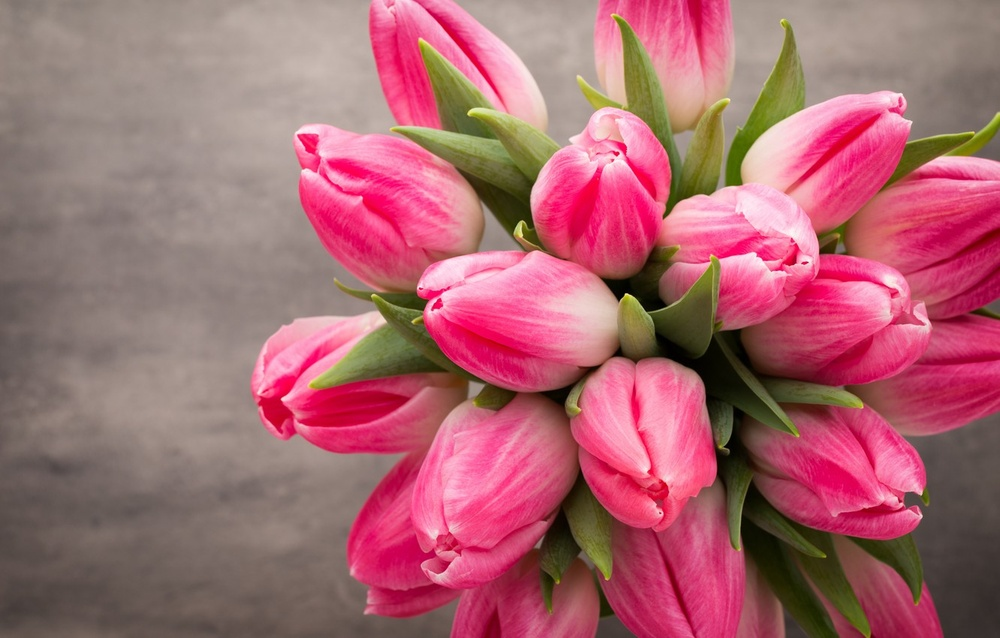
#> input picture 4.jpg, 1000 x 638 px, shrunk from 1332 x 850 before the run, found by its file name
$ python picture.py
#> lines starting #> are read from the running program, lines starting #| are printed output that depends on the picture
import cv2
import numpy as np

# Ganti mode baca menjadi cv2.IMREAD_GRAYSCALE
demo = cv2.imread("C:\\Users\\Mahesa Agung Sejati\\Pictures\\SKD\\4.jpg", cv2.IMREAD_GRAYSCALE)
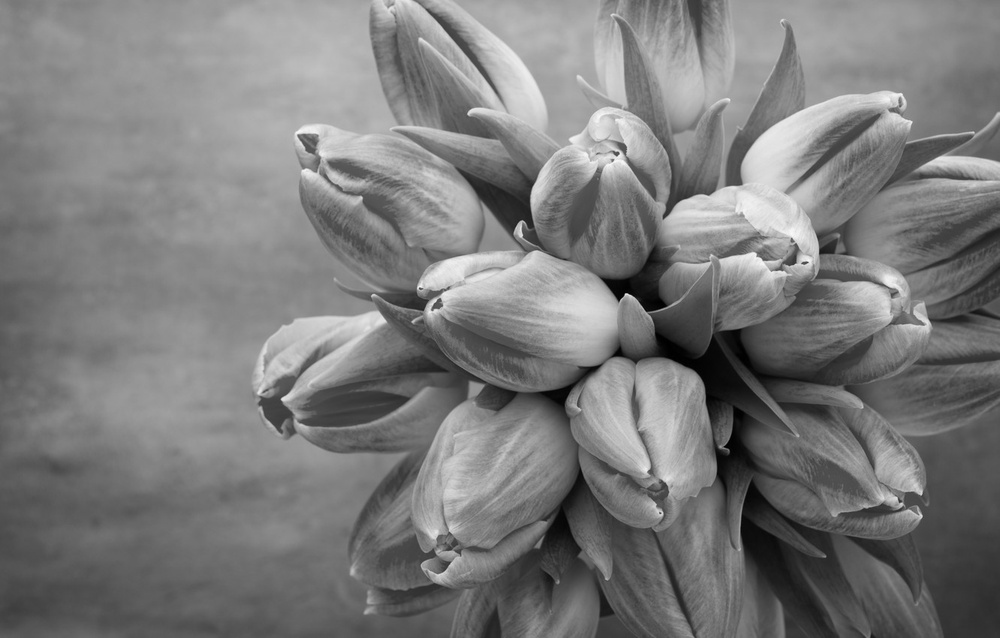
#> demo: shape (638, 1000); min 0, max 250, mean 123.1

# Periksa apakah gambar berhasil dimuat
if demo is None:
    print("Error: Unable to load the image")
    exit()

r, c = demo.shape
#> r = 638; c = 1000
key = np.random.randint(0, 256, size=(r, c), dtype=np.uint8)
cv2.imwrite("C:\\Users\\Mahesa Agung Sejati\\Pictures\\SKD\\KEY-4.jpg", key)
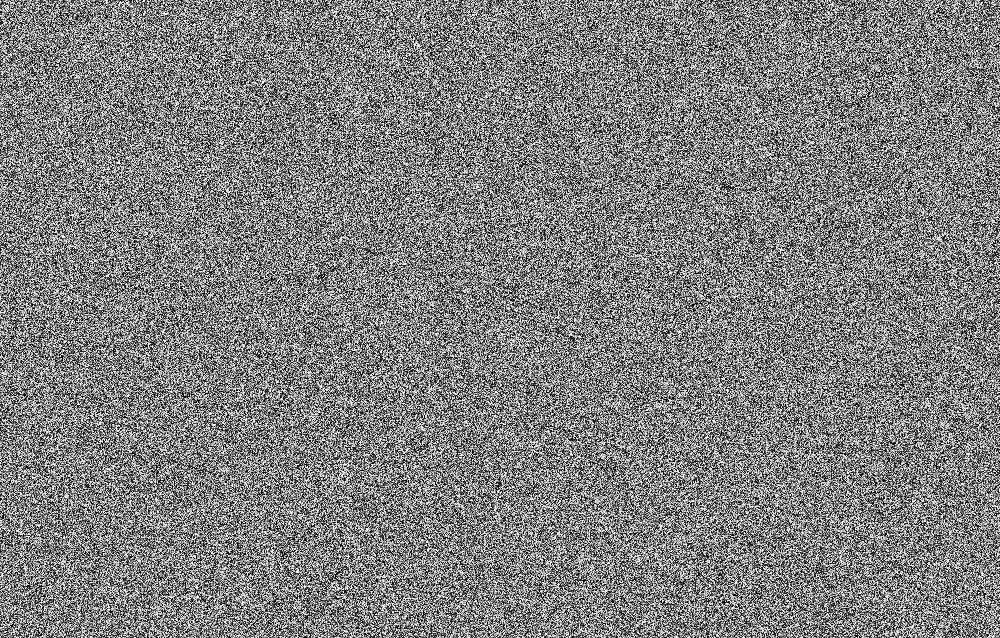
#> saved as KEY-4.jpg: shape (638, 1000); min 0, max 255, mean 127.5

cv2.imshow("demo", demo)
cv2.imshow("key", key)

encryption = cv2.bitwise_xor(demo, key)
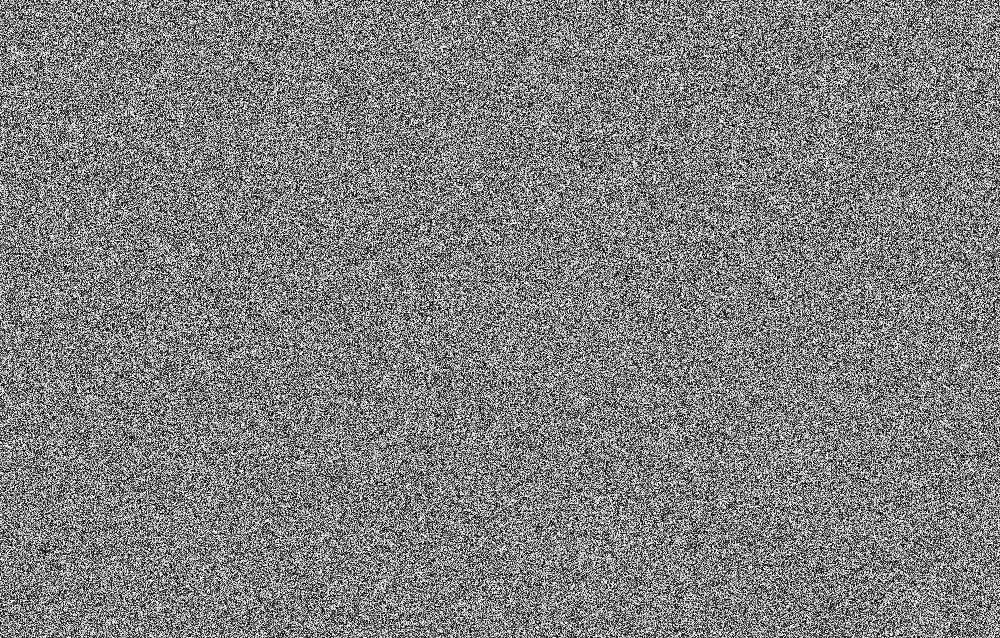
#> encryption: shape (638, 1000); min 0, max 255, mean 127.5
cv2.imwrite("C:\\Users\\Mahesa Agung Sejati\\Pictures\\SKD\\ENC-4.jpg", encryption)
decryption = cv2.bitwise_xor(encryption, key)
cv2.imwrite("C:\\Users\\Mahesa Agung Sejati\\Pictures\\SKD\\DES-4.jpg", decryption)

cv2.imshow("encryption", encryption)
cv2.imshow("decryption", decryption)

cv2.waitKey(-1)
cv2.destroyAllWindows()
